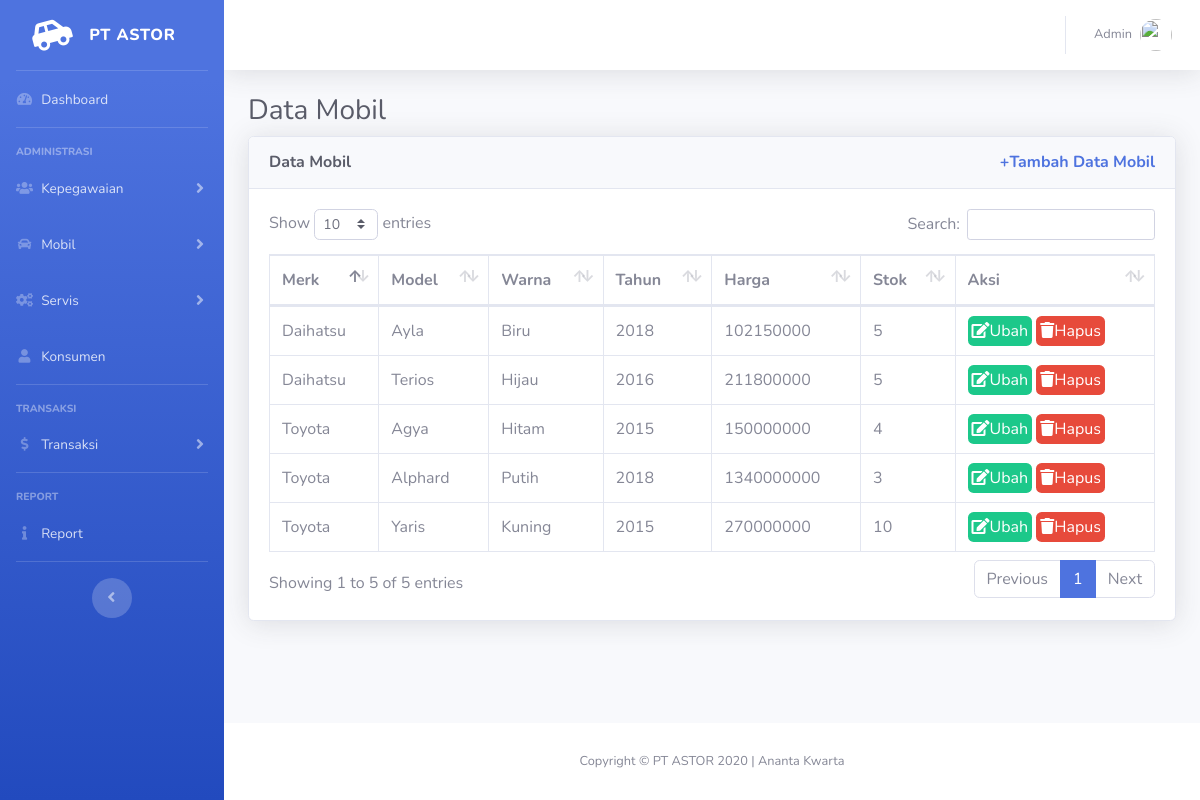
Page /index.php/mobil on the committed database.
### tables this page shows
CREATE TABLE `mobil` (
  `idMobil` int(11) NOT NULL,
  `idMerk` int(11) NOT NULL,
  `model` varchar(255) NOT NULL,
  `idWarna` int(11) NOT NULL,
  `tahun` varchar(20) NOT NULL,
  `harga` int(11) NOT NULL,
  `stok` int(11) NOT NULL
);

CREATE TABLE `merk` (
  `idMerk` int(11) NOT NULL,
  `namaMerk` varchar(255) NOT NULL
);

CREATE TABLE `warna` (
  `idWarna` int(11) NOT NULL,
  `warna` varchar(255) NOT NULL
);

### application/controllers/Mobil.php (called while the page is built, shortened)
<?php
class Mobil extends CI_Controller
{
    public function __construct()
    {
        $this->load->database();
        $this->load->model('m_mobil');
        $this->load->library('form_validation');
    }
    public function index()
    {
        $data['judul'] = 'Data Mobil';
        $data['mobil'] = $this->m_mobil->getAll();
        $this->load->view('templates/header', $data);
        $this->load->view('mobil/mobil/index', $data);
        $this->load->view('templates/footer');
    }
}

### index.php (called while the page is built, shortened)
<?php
require_once BASEPATH.'core/CodeIgniter.php';

### application/models/M_mobil.php (called while the page is built, shortened)
<?php
class m_mobil extends CI_Model
{
    public function getAll()
    {
        $this->db->select('*')
            ->from('mobil')
            ->join('merk', 'merk.idMerk=mobil.idMerk')
            ->join('warna', 'warna.idWarna=mobil.idWarna');
        $query = $this->db->get();
        return $query->result_array();
    }
}

### application/views/mobil/mobil/index.php (the view, shortened to what this page needs)
<div class="container-fluid">
    <h1 class="h3 mb-2 text-gray-800">Data Mobil</h1>
    <div class="card shadow mb-4">
        <div class="card-header py-3">
            <h6 class="m-0 font-weight-bold text-gray-800">Data Mobil<a href="<?= base_url(); ?>mobil/tambah" class="m-0 font-weight-bold text-primary float-right">+Tambah Data Mobil</a></h6>
        </div>
        <div class="card-body">
            <div class="table-responsive">
                <table class="table table-bordered" id="dataTable" width="100%" cellspacing="0">
                    <thead>
                        <tr>
                            <th>Merk</th>
                            <th>Model</th>
                            <th>Warna</th>
                            <th>Tahun</th>
                            <th>Harga</th>
                            <th>Stok</th>
                            <th>Aksi</th>
                        </tr>
                    </thead>
                    <tbody>
                        <?php foreach ($mobil as $m) : ?>
                            <tr>
                                <td><?= $m['namaMerk']; ?></td>
                                <td><?= $m['model']; ?></td>
                                <td><?= $m['warna']; ?></td>
                                <td><?= $m['tahun']; ?></td>
                                <td><?= $m['harga']; ?></td>
                                <td><?= $m['stok']; ?></td>
                                <td>
                                    <a class="p-1 rounded btn-success" href="<?= base_url(); ?>mobil/ubah/<?= $m['idMobil']; ?>"><i class="fas fa-edit text-white"></i>Ubah</a>
                                    <a class="p-1 rounded btn-danger" href="<?= base_url(); ?>mobil/hapus/<?= $m['idMobil']; ?>" onclick="return confirm('Apakah Anda yakin akan menghapus <?= $m['namaMerk']; ?> <?= $m['model']; ?>?')"><i class="fas fa-trash text-white"></i>Hapus</a>
                                </td>
                            </tr>
                        <?php endforeach; ?>
                    </tbody>
                </table>
            </div>
        </div>
    </div>
</div>
</div>

### rows in the picture
mobil: idMerk.namaMerk "Toyota", model "Agya", idWarna.warna "Hitam", tahun "2015", harga "150000000", stok "4"
mobil: idMerk.namaMerk "Toyota", model "Alphard", idWarna.warna "Putih", tahun "2018", harga "1340000000", stok "3"
mobil: idMerk.namaMerk "Daihatsu", model "Ayla", idWarna.warna "Biru", tahun "2018", harga "102150000", stok "5"
mobil: idMerk.namaMerk "Daihatsu", model "Terios", idWarna.warna "Hijau", tahun "2016", harga "211800000", stok "5"
mobil: idMerk.namaMerk "Toyota", model "Yaris", idWarna.warna "Kuning", tahun "2015", harga "270000000", stok "10"
